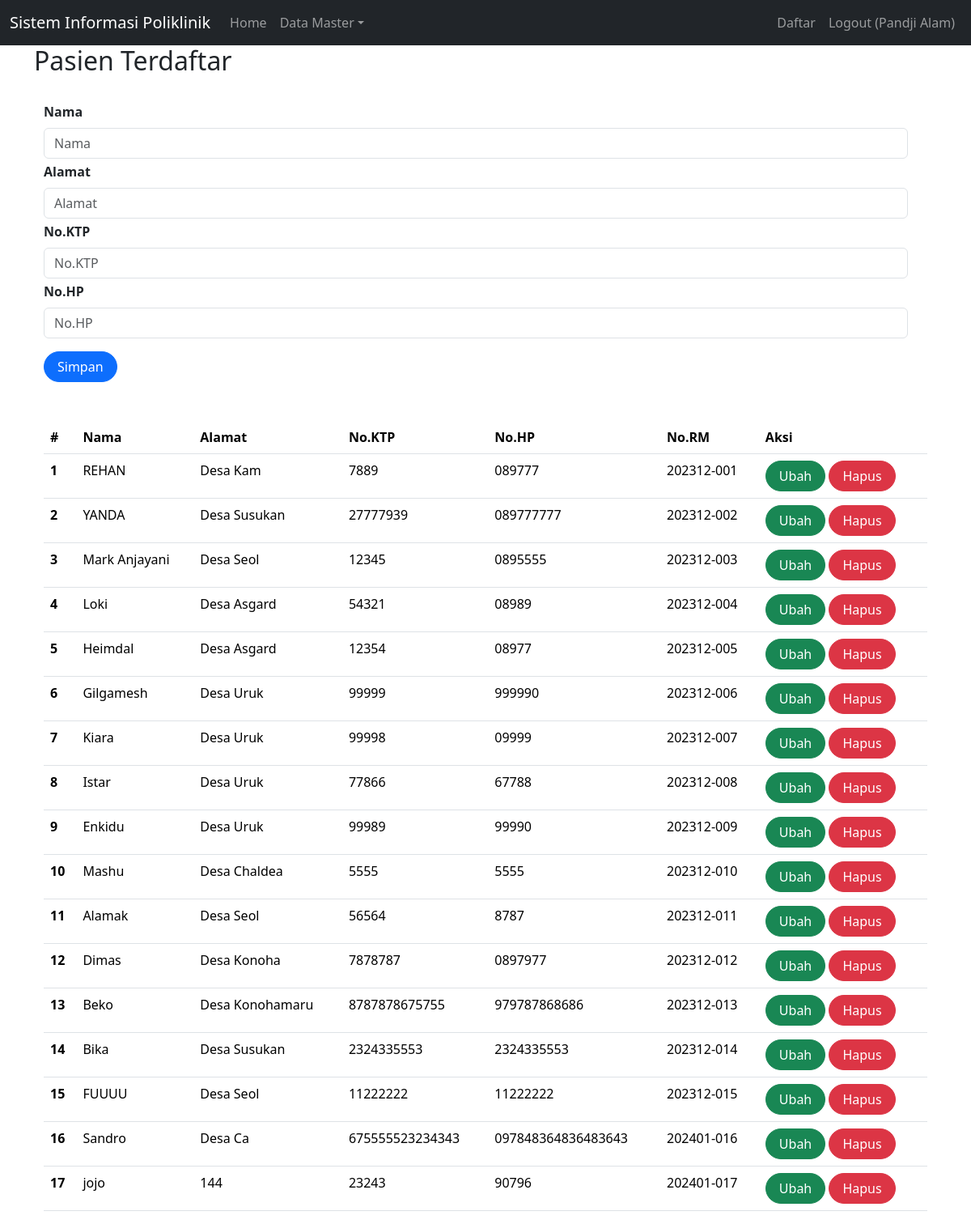
The page /index.php?page=olahPasien (signed in) on the database its author committed.
### tables this page shows
CREATE TABLE `pasien` (
  `id` int(11) NOT NULL,
  `nama` varchar(255) NOT NULL,
  `alamat` varchar(255) NOT NULL,
  `no_ktp` varchar(255) NOT NULL,
  `no_hp` varchar(50) NOT NULL,
  `no_rm` varchar(25) NOT NULL
);

### olahPasien.php (the view, shortened to what this page needs)
<h2>Pasien Terdaftar</h2>
<br>
<div class="container">
    <form class="form row" method="POST" action="" name="myForm" onsubmit="return(validate());">
        <?php
        $nama = '';
        $alamat = '';
        $no_ktp = '';
        $no_hp = '';
        ?>
        <div class="row">
            <label for="inputNama" class="form-label fw-bold">
                Nama
            </label>
            <div>
                <input type="text" class="form-control" name="nama" id="inputNama" required placeholder="Nama" value="<?php echo $nama ?>">
            </div>
        </div>
        <div class="row mt-1">
            <label for="inputAlamat" class="form-label fw-bold">
                Alamat
            </label>
            <div>
                <input type="text" class="form-control" name="alamat" id="inputAlamat" required placeholder="Alamat" value="<?php echo $alamat ?>">
            </div>
        </div>
        <div class="row mt-1">
            <label for="inputKtp" class="form-label fw-bold">
                No.KTP
            </label>
            <div>
                <input type="text" class="form-control" name="no_ktp" id="inputKtp" required placeholder="No.KTP" value="<?php echo $no_ktp ?>">
            </div>
        </div>
        <div class="row mt-1">
            <label for="inputHP" class="form-label fw-bold">
                No.HP
            </label>
            <div>
                <input type="text" class="form-control" name="no_hp" id="inputHP" required placeholder="No.HP" value="<?php echo $no_hp ?>">
            </div>
        </div>
        <div class="row mt-3">
            <div class=col>
                <button type="submit" class="btn btn-primary rounded-pill px-3 mt-auto" name="simpan">Simpan</button>
            </div>
        </div>
    </form>
    <br>
    <br>
    <table class="table table-hover">
        <thead>
            <tr>
                <th scope="col">#</th>
                <th scope="col">Nama</th>
                <th scope="col">Alamat</th>
                <th scope="col">No.KTP</th>
                <th scope="col">No.HP</th>
                <th scope="col">No.RM</th>
                <th scope="col">Aksi</th>
            </tr>
        </thead>
        <tbody>
            <?php
            $result = mysqli_query($mysqli, "SELECT * FROM pasien");
            $no = 1;
            while ($data = mysqli_fetch_array($result)) {
            ?>
                <tr>
                    <th scope="row"><?php echo $no++ ?></th>
                    <td><?php echo $data['nama'] ?></td>
                    <td><?php echo $data['alamat'] ?></td>
                    <td><?php echo $data['no_ktp'] ?></td>
                    <td><?php echo $data['no_hp'] ?></td>
                    <td><?php echo $data['no_rm'] ?></td>
                    <td>
                        <a class="btn btn-success rounded-pill px-3" href="index.php?page=olahPasien&id=<?php echo $data['id'] ?>">Ubah</a>
                        <a class="btn btn-danger rounded-pill px-3" href="index.php?page=olahPasien&id=<?php echo $data['id'] ?>&aksi=hapus">Hapus</a>
                    </td>
                </tr>
            <?php
            }
            ?>
        </tbody>
    </table>

### rows shown on the page
pasien: nama "REHAN", alamat "Desa Kam", no_ktp "7889", no_hp "089777", no_rm "202312-001"
pasien: nama "YANDA", alamat "Desa Susukan", no_ktp "27777939", no_hp "089777777", no_rm "202312-002"
pasien: nama "Mark Anjayani", alamat "Desa Seol", no_ktp "12345", no_hp "0895555", no_rm "202312-003"
pasien: nama "Loki", alamat "Desa Asgard", no_ktp "54321", no_hp "08989", no_rm "202312-004"
pasien: nama "Heimdal", alamat "Desa Asgard", no_ktp "12354", no_hp "08977", no_rm "202312-005"
pasien: nama "Gilgamesh", alamat "Desa Uruk", no_ktp "99999", no_hp "999990", no_rm "202312-006"
pasien: nama "Kiara", alamat "Desa Uruk", no_ktp "99998", no_hp "09999", no_rm "202312-007"
pasien: nama "Istar", alamat "Desa Uruk", no_ktp "77866", no_hp "67788", no_rm "202312-008"
pasien: nama "Enkidu", alamat "Desa Uruk", no_ktp "99989", no_hp "99990", no_rm "202312-009"
pasien: nama "Mashu", alamat "Desa Chaldea", no_ktp "5555", no_hp "5555", no_rm "202312-010"
pasien: nama "Alamak", alamat "Desa Seol", no_ktp "56564", no_hp "8787", no_rm "202312-011"
pasien: nama "Dimas", alamat "Desa Konoha", no_ktp "7878787", no_hp "0897977", no_rm "202312-012"
pasien: nama "Beko", alamat "Desa Konohamaru", no_ktp "8787878675755", no_hp "979787868686", no_rm "202312-013"
pasien: nama "Bika", alamat "Desa Susukan", no_ktp "2324335553", no_hp "2324335553", no_rm "202312-014"
pasien: nama "FUUUU", alamat "Desa Seol", no_ktp "11222222", no_hp "11222222", no_rm "202312-015"
pasien: nama "Sandro", alamat "Desa Ca", no_ktp "675555523234343", no_hp "097848364836483643", no_rm "202401-016"
pasien: nama "jojo", alamat "144", no_ktp "23243", no_hp "90796", no_rm "202401-017"

### other values the page prints
$_SESSION['name'] "Pandji Alam"
